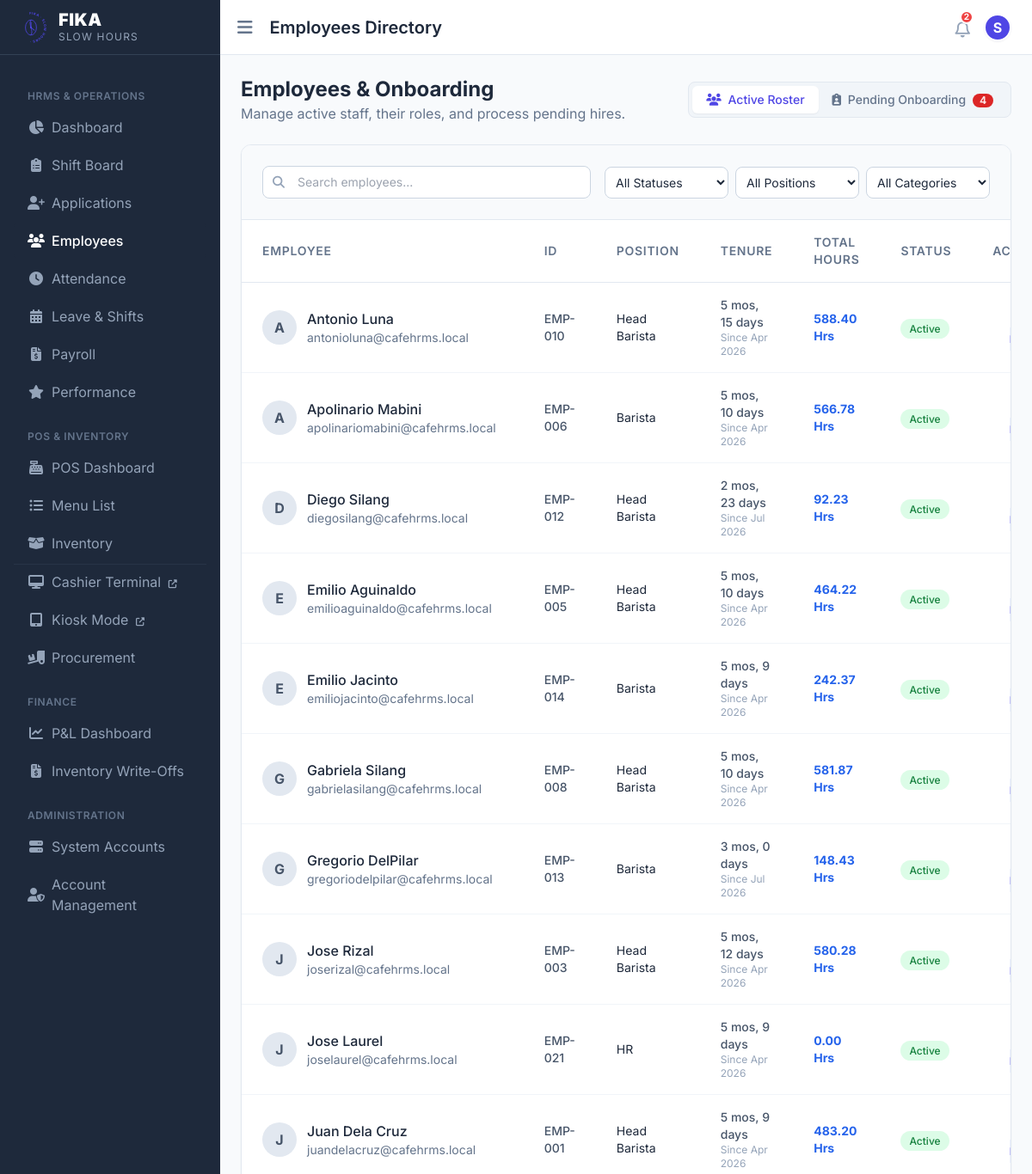
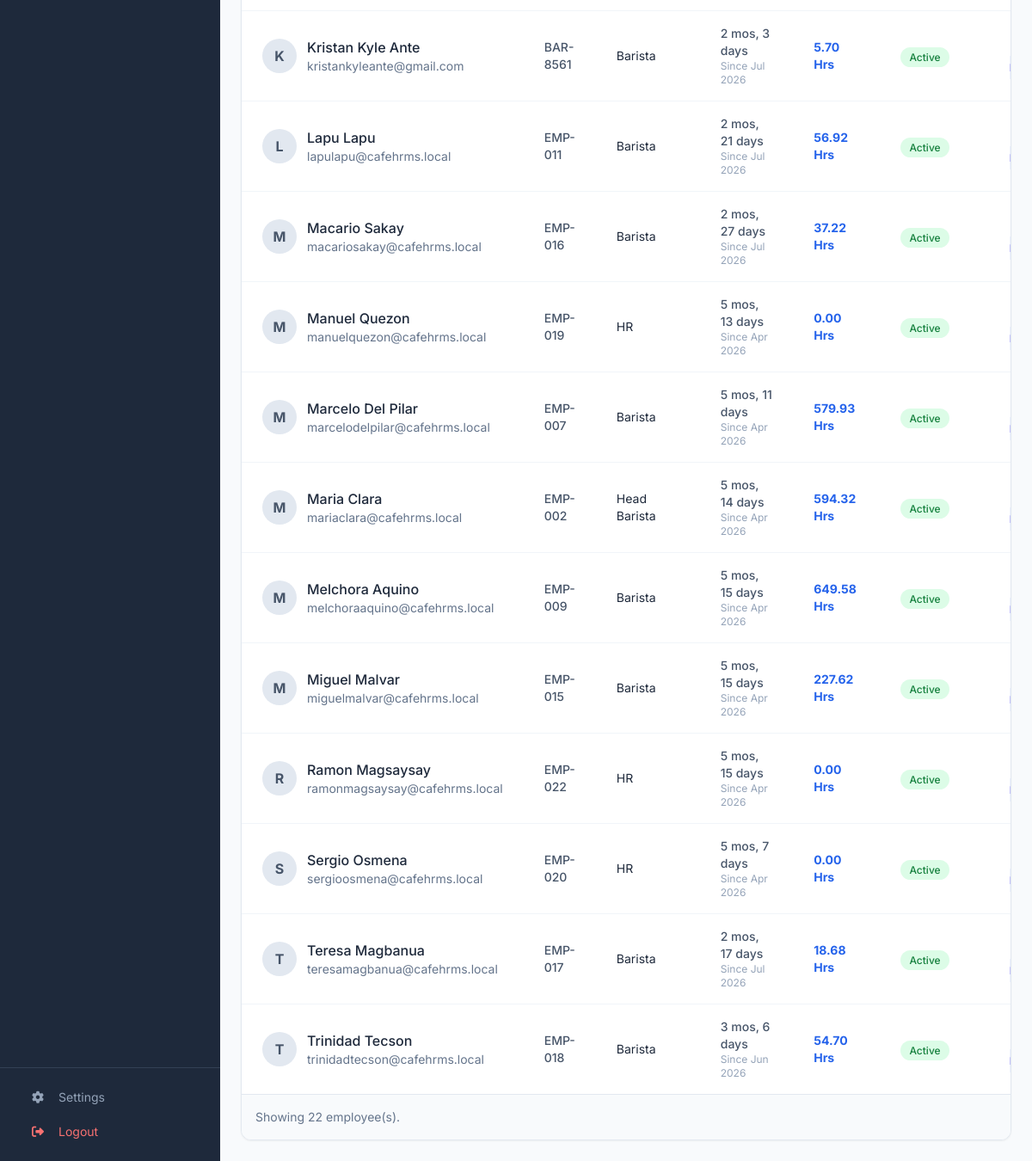
The app's page /cafe_hrms/employees (signed in) with its own data (2 pictures, top to bottom).
### tables this page shows
CREATE TABLE `employees` (
  `id` int NOT NULL,
  `employee_id` varchar(80) NOT NULL,
  `first_name` varchar(150) DEFAULT NULL,
  `last_name` varchar(150) DEFAULT NULL,
  `email` varchar(255) NOT NULL,
  `phone` varchar(50) DEFAULT NULL,
  `position` varchar(120) DEFAULT NULL,
  `department` varchar(120) DEFAULT NULL,
  `employment_type` varchar(50) DEFAULT NULL,
  `status` varchar(50) NOT NULL DEFAULT 'Active',
  `sick_leave_balance` int NOT NULL DEFAULT '14',
  `termination_reason` varchar(100) DEFAULT NULL,
  `termination_details` text,
  `termination_date` date DEFAULT NULL,
  `date_hired` date DEFAULT NULL,
  `birthday` date DEFAULT NULL,
  `hourly_rate` decimal(12,2) NOT NULL DEFAULT '0.00',
  `last_raise_date` date DEFAULT NULL,
  `last_bonus_date` date DEFAULT NULL,
  `address` text,
  `emergency_contact` varchar(200) DEFAULT NULL,
  `bank_account` varchar(120) DEFAULT NULL,
  `tin` varchar(50) DEFAULT NULL,
  `sss` varchar(50) DEFAULT NULL,
  `philhealth` varchar(50) DEFAULT NULL,
  `pagibig` varchar(50) DEFAULT NULL,
  `government_ids` varchar(255) DEFAULT NULL,
  `photo` varchar(500) DEFAULT NULL,
  `created_at` datetime DEFAULT CURRENT_TIMESTAMP,
  `emergency_contact_name` varchar(255) DEFAULT NULL,
  `emergency_contact_phone` varchar(50) DEFAULT NULL,
  `valid_id_back_photo` varchar(500) DEFAULT NULL,
  `valid_id_photo` varchar(500) DEFAULT NULL,
  `education_level` varchar(50) DEFAULT NULL,
  `school_name` varchar(150) DEFAULT NULL,
  `school_address` varchar(255) DEFAULT NULL,
  `year_graduated` varchar(20) DEFAULT NULL,
  `education_status` varchar(50) DEFAULT NULL,
  `course_diploma` varchar(150) DEFAULT NULL,
  `employment_category` varchar(50) DEFAULT 'Full-Time',
  `birthdate` date DEFAULT NULL,
  `sex` varchar(20) DEFAULT '',
  `nationality` varchar(100) DEFAULT '',
  `preferred_schedule` varchar(50) DEFAULT 'Any',
  `branch_id` int DEFAULT NULL,
  `employment_status` enum('Trainee','Probationary','Regular') NOT NULL DEFAULT 'Regular'
);

### cafe_hrms/functions.php (called while the page is built, shortened)
<?php
function h($value) {
    return htmlspecialchars((string)$value, ENT_QUOTES, 'UTF-8');
}
function current_user() {
    return $_SESSION['user'] ?? null;
}
function get_branch_filter($tableAlias = '') {
    $user = current_user();
    if (!$user || empty($user['branch_id'])) {
        return '';
    }
    $prefix = $tableAlias ? $tableAlias . '.' : '';
    return " AND {$prefix}branch_id = " . (int)$user['branch_id'];
}

### cafe_hrms/employees.php (the view, shortened to what this page needs)
<?php
require_once __DIR__ . '/init.php';
$search = trim($_GET['search'] ?? '');
$status = $_GET['status'] ?? '';
$branchFilter = get_branch_filter('e');
$sql = 'SELECT e.*, CONCAT(e.first_name, " ", e.last_name) AS full_name,
        (SELECT SUM(TIMESTAMPDIFF(MINUTE, time_in, time_out))/60 FROM attendance WHERE employee_id = e.id AND time_out IS NOT NULL) AS total_hours
        FROM employees e WHERE 1=1' . $branchFilter;
$params = [];
if ($status !== '') {
    $sql .= ' AND e.status = ?';
    $params[] = $status;
} else {
    $sql .= ' AND e.status != "Archived"';
}
$sql .= ' ORDER BY e.first_name ASC';
$tab = $_GET['tab'] ?? 'directory';
$employees = [];
if ($tab === 'onboarding') {
    $stmt = $pdo->query("SELECT id, first_name, last_name, email, phone, position_applied AS target_role, employment_category, created_at FROM applicants WHERE stage = 'Hireable' ORDER BY created_at ASC");
    $pending_hires = $stmt->fetchAll(PDO::FETCH_ASSOC);
} else {
    $stmt = $pdo->prepare($sql);
    $stmt->execute($params);
    $employees = $stmt->fetchAll(PDO::FETCH_ASSOC);
}
require_once __DIR__ . '/includes/header.php';
?>
<div class="mb-6 flex flex-col md:flex-row justify-between items-start md:items-center gap-4">
    <div>
        <h1 class="text-2xl font-bold text-slate-800">Employees & Onboarding</h1>
        <p class="text-slate-500">Manage active staff, their roles, and process pending hires.</p>
    </div>
    <div class="flex items-center gap-3">
        <div class="flex bg-slate-100 p-1 rounded-lg border border-slate-200">
            <a href="?tab=directory" class="px-4 py-1.5 text-sm font-medium rounded-md transition-colors <?= $tab === 'directory' ? 'bg-white shadow-sm text-primary' : 'text-slate-500 hover:text-slate-700' ?>">
                <i class="fa-solid fa-users mr-1"></i> Active Roster
            </a>
            <a href="?tab=onboarding" class="px-4 py-1.5 text-sm font-medium rounded-md transition-colors <?= $tab === 'onboarding' ? 'bg-white shadow-sm text-primary' : 'text-slate-500 hover:text-slate-700' ?>">
                <i class="fa-solid fa-clipboard-user mr-1"></i> Pending Onboarding
                <?php
                    $pendingCount = $pdo->query("SELECT COUNT(*) FROM applicants WHERE stage = 'Hireable'")->fetchColumn();
                    if ($pendingCount > 0):
                ?>
                    <span class="ml-1 inline-flex items-center justify-center px-2 py-0.5 text-xs font-bold leading-none text-red-100 bg-red-600 rounded-full"><?= $pendingCount ?></span>
                <?php endif; ?>
            </a>
        </div>
    </div>
</div>
<div class="bg-white rounded-xl shadow-sm border border-slate-200 overflow-hidden">
<?php if ($tab === 'directory'): ?>
    <div class="p-6 border-b border-slate-200 bg-slate-50 flex flex-col md:flex-row md:items-center justify-between gap-4">
        <form autocomplete="off" method="GET" action="employees" class="flex flex-1 gap-4 items-end">
            <div class="flex-1 max-w-sm">
                <div class="relative">
                    <div class="absolute inset-y-0 left-0 pl-3 flex items-center pointer-events-none text-slate-400">
                    </div>
                    <input type="text" name="search" id="search" class="pl-10 block w-full rounded-lg border-slate-300 bg-white border p-2 focus:ring-primary focus:border-primary text-sm transition-colors" placeholder="Search employees..." value="<?= h($search) ?>">
                </div>
            </div>
            <div class="w-full md:w-auto flex flex-wrap gap-2">
                <select name="status" id="status" class="block w-36 rounded-lg border-slate-300 bg-white border p-2 focus:ring-primary focus:border-primary text-sm transition-colors">
                    <option value="">All Statuses</option>
                </select>
                <select id="filterPosition" class="block w-36 rounded-lg border-slate-300 bg-white border p-2 focus:ring-primary focus:border-primary text-sm transition-colors">
                    <option value="">All Positions</option>
                </select>
                <select id="filterCategory" class="block w-36 rounded-lg border-slate-300 bg-white border p-2 focus:ring-primary focus:border-primary text-sm transition-colors">
                    <option value="">All Categories</option>
                </select>
            </div>
        </form>
    </div>
    <div class="overflow-x-auto">
        <table class="w-full text-left border-collapse">
            <thead>
                <tr class="bg-white border-b border-slate-200">
                    <th class="py-4 px-6 font-semibold text-sm text-slate-500 uppercase tracking-wider">Employee</th>
                    <th class="py-4 px-6 font-semibold text-sm text-slate-500 uppercase tracking-wider">ID</th>
                    <th class="py-4 px-6 font-semibold text-sm text-slate-500 uppercase tracking-wider">Position</th>
                    <th class="py-4 px-6 font-semibold text-sm text-slate-500 uppercase tracking-wider">Tenure</th>
                    <th class="py-4 px-6 font-semibold text-sm text-slate-500 uppercase tracking-wider">Total Hours</th>
                    <th class="py-4 px-6 font-semibold text-sm text-slate-500 uppercase tracking-wider">Status</th>
                    <th class="py-4 px-6 font-semibold text-sm text-slate-500 uppercase tracking-wider text-right">Actions</th>
                </tr>
            </thead>
            <tbody id="employeesTableBody" class="divide-y divide-slate-100">
                <?php if (empty($employees)): ?>
                <tr>
                    <td colspan="7" class="py-10 text-center text-slate-500">
                        <div class="flex flex-col items-center justify-center">
                            <i class="fa-solid fa-users-slash text-4xl mb-3 text-slate-300"></i>
                            <p>No employees found matching your criteria.</p>
                        </div>
                    </td>
                </tr>
                <?php else: ?>
                    <?php foreach($employees as $emp):
                        $tenure = 'N/A';
                        if (!empty($emp['date_hired'])) {
                            $d1 = new DateTime($emp['date_hired']);
                            $d2 = new DateTime();
                            $diff = $d1->diff($d2);
                            if ($diff->y > 0) $tenure = $diff->y . ' yrs, ' . $diff->m . ' mos';
                            elseif ($diff->m > 0) $tenure = $diff->m . ' mos, ' . $diff->d . ' days';
                            else $tenure = $diff->d . ' days';
                        }
                    ?>
                    <tr class="hover:bg-slate-50 transition-colors"
                        data-status="<?= h($emp['status']) ?>"
                        data-position="<?= h($emp['position']) ?>"
                        data-category="<?= h($emp['employment_category'] ?? '') ?>"
                        data-search="<?= h(strtolower(($emp['full_name'] ?? '') . ' ' . ($emp['employee_id'] ?? '') . ' ' . ($emp['position'] ?? '') . ' ' . ($emp['email'] ?? ''))) ?>">
                        <td class="py-4 px-6">
                            <div class="flex items-center">
                                <div class="h-10 w-10 rounded-full bg-slate-200 flex items-center justify-center text-slate-600 font-bold mr-3">
                                    <?= h(strtoupper(substr($emp['full_name'] ?? '', 0, 1))) ?>
                                </div>
                                <div>
                                    <div class="font-medium text-slate-800"><?= h($emp['full_name'] ?? '') ?></div>
                                    <div class="text-sm text-slate-500"><?= h($emp['email'] ?? '') ?></div>
                                </div>
                            </div>
                        </td>
                        <td class="py-4 px-6 text-sm text-slate-600 font-medium">
                            <?= h($emp['employee_id']) ?>
                        </td>
                        <td class="py-4 px-6">
                            <div class="text-sm text-slate-800"><?= h($emp['position']) ?></div>
                        </td>
                        <td class="py-4 px-6">
                            <div class="text-sm text-slate-600 font-medium"><?= h($tenure) ?></div>
                            <div class="text-xs text-slate-400">Since <?= !empty($emp['date_hired']) ? date('M Y', strtotime($emp['date_hired'])) : 'Unknown' ?></div>
                        </td>
                        <td class="py-4 px-6">
                            <div class="text-sm font-bold text-blue-600"><?= number_format((float)$emp['total_hours'], 2) ?> Hrs</div>
                        </td>
                        <td class="py-4 px-6">
                            <?php
                                $statusClass = 'bg-slate-100 text-slate-600';
                                if ($emp['status'] === 'Active') $statusClass = 'bg-green-100 text-green-700';
                            ?>
                            <span class="px-2.5 py-1 rounded-full text-xs font-medium <?= $statusClass ?>">
                                <?= h($emp['status']) ?>
                            </span>
                        </td>
                        <td class="py-4 px-6 text-right">
                        </td>
                    </tr>
                    <?php endforeach; ?>
                <?php endif; ?>
            </tbody>
        </table>
    </div>
    <div class="p-4 border-t border-slate-200 bg-slate-50 flex items-center justify-between text-sm text-slate-500" id="employeeCount">
        Showing <?= count($employees) ?> employee(s).
    </div>
<?php endif; ?>
</div>
<?php require_once __DIR__ . '/includes/footer.php'; ?>

### cafe_hrms/includes/header.php (style rules this page uses)
body { font-family: 'Inter', sans-serif; background-color: #f8fafc; }

### records on screen
employees: full_name "A", full_name "Antonio Luna", email "antonioluna@cafehrms.local", employee "EMP-010", position "Head Barista", date_hired "5 mos, 15 days", date_hired "Apr 2026", total_hours "588.40", status "Active"
employees: full_name "A", full_name "Apolinario Mabini", email "apolinariomabini@cafehrms.local", employee "EMP-006", position "Barista", date_hired "5 mos, 10 days", date_hired "Apr 2026", total_hours "566.78", status "Active"
employees: full_name "D", full_name "Diego Silang", email "diegosilang@cafehrms.local", employee "EMP-012", position "Head Barista", date_hired "2 mos, 23 days", date_hired "Jul 2026", total_hours "92.23", status "Active"
employees: full_name "E", full_name "Emilio Aguinaldo", email "emilioaguinaldo@cafehrms.local", employee "EMP-005", position "Head Barista", date_hired "5 mos, 10 days", date_hired "Apr 2026", total_hours "464.22", status "Active"
employees: full_name "E", full_name "Emilio Jacinto", email "emiliojacinto@cafehrms.local", employee "EMP-014", position "Barista", date_hired "5 mos, 9 days", date_hired "Apr 2026", total_hours "242.37", status "Active"
employees: full_name "G", full_name "Gabriela Silang", email "gabrielasilang@cafehrms.local", employee "EMP-008", position "Head Barista", date_hired "5 mos, 10 days", date_hired "Apr 2026", total_hours "581.87", status "Active"
employees: full_name "G", full_name "Gregorio DelPilar", email "gregoriodelpilar@cafehrms.local", employee "EMP-013", position "Barista", date_hired "3 mos, 0 days", date_hired "Jul 2026", total_hours "148.43", status "Active"
employees: full_name "J", full_name "Jose Rizal", email "joserizal@cafehrms.local", employee "EMP-003", position "Head Barista", date_hired "5 mos, 12 days", date_hired "Apr 2026", total_hours "580.28", status "Active"
employees: full_name "J", full_name "Jose Laurel", email "joselaurel@cafehrms.local", employee "EMP-021", position "HR", date_hired "5 mos, 9 days", date_hired "Apr 2026", total_hours "0.00", status "Active"
employees: full_name "J", full_name "Juan Dela Cruz", email "juandelacruz@cafehrms.local", employee "EMP-001", position "Head Barista", date_hired "5 mos, 9 days", date_hired "Apr 2026", total_hours "483.20", status "Active"
employees: full_name "K", full_name "Kristan Kyle Ante", email "kristankyleante@gmail.com", employee "BAR-8561", position "Barista", date_hired "2 mos, 3 days", date_hired "Jul 2026", total_hours "5.70", status "Active"
employees: full_name "L", full_name "Lapu Lapu", email "lapulapu@cafehrms.local", employee "EMP-011", position "Barista", date_hired "2 mos, 21 days", date_hired "Jul 2026", total_hours "56.92", status "Active"
employees: full_name "M", full_name "Macario Sakay", email "macariosakay@cafehrms.local", employee "EMP-016", position "Barista", date_hired "2 mos, 27 days", date_hired "Jul 2026", total_hours "37.22", status "Active"
employees: full_name "M", full_name "Manuel Quezon", email "manuelquezon@cafehrms.local", employee "EMP-019", position "HR", date_hired "5 mos, 13 days", date_hired "Apr 2026", total_hours "0.00", status "Active"
employees: full_name "M", full_name "Marcelo Del Pilar", email "marcelodelpilar@cafehrms.local", employee "EMP-007", position "Barista", date_hired "5 mos, 11 days", date_hired "Apr 2026", total_hours "579.93", status "Active"
employees: full_name "M", full_name "Maria Clara", email "mariaclara@cafehrms.local", employee "EMP-002", position "Head Barista", date_hired "5 mos, 14 days", date_hired "Apr 2026", total_hours "594.32", status "Active"
employees: full_name "M", full_name "Melchora Aquino", email "melchoraaquino@cafehrms.local", employee "EMP-009", position "Barista", date_hired "5 mos, 15 days", date_hired "Apr 2026", total_hours "649.58", status "Active"
employees: full_name "M", full_name "Miguel Malvar", email "miguelmalvar@cafehrms.local", employee "EMP-015", position "Barista", date_hired "5 mos, 15 days", date_hired "Apr 2026", total_hours "227.62", status "Active"
employees: full_name "R", full_name "Ramon Magsaysay", email "ramonmagsaysay@cafehrms.local", employee "EMP-022", position "HR", date_hired "5 mos, 15 days", date_hired "Apr 2026", total_hours "0.00", status "Active"
employees: full_name "S", full_name "Sergio Osmena", email "sergioosmena@cafehrms.local", employee "EMP-020", position "HR", date_hired "5 mos, 7 days", date_hired "Apr 2026", total_hours "0.00", status "Active"
employees: full_name "T", full_name "Teresa Magbanua", email "teresamagbanua@cafehrms.local", employee "EMP-017", position "Barista", date_hired "2 mos, 17 days", date_hired "Jul 2026", total_hours "18.68", status "Active"
employees: full_name "T", full_name "Trinidad Tecson", email "trinidadtecson@cafehrms.local", employee "EMP-018", position "Barista", date_hired "3 mos, 6 days", date_hired "Jun 2026", total_hours "54.70", status "Active"

### other values on screen
$pageTitle "Employees Directory"
$unreadCount "2"
substr(current_user()['name'] ?? 'U', 0, 1) "S"
$pendingCount "4"
count($employees) "22"
